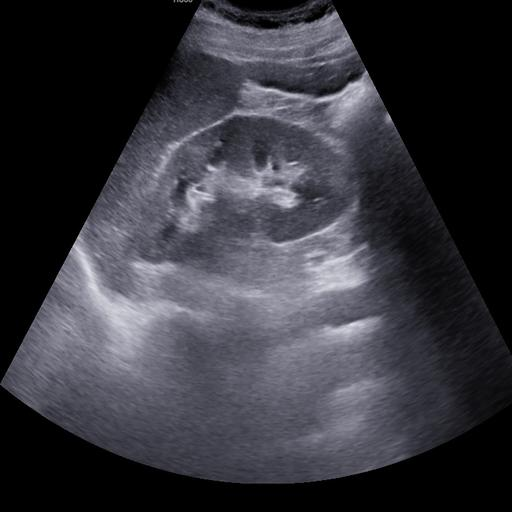
#> input picture ultrasound-ai-project/data/kidney/normal/Normal_1071.JPG, 512 x 512 px
$ python -i preprocessing.py   (imports and definitions only)
#> lines starting #> are read from the running program, lines starting #| are printed output that depends on the picture; after the words box and inside, x2 and y2 are one past the last pixel; in counts of white or black regions, pixels touching at a corner belong together
import cv2
import numpy as np

def extract_roi(image_path):
    """
    Load an ultrasound image, threshold it to find the largest
    region (the organ), and crop to that bounding box.
    Fallback to center-cropping if no contour is found.
    """
#> called with image_path = '../../data/kidney/normal/Normal_1071.JPG'
    img = cv2.imread(image_path)
#> img is the input picture: shape (512, 512, 3); mean B, G, R 60.3, 53.2, 53.5
    gray = cv2.cvtColor(img, cv2.COLOR_BGR2GRAY)

    # Otsu threshold
    _, thresh = cv2.threshold(gray, 0, 255,
                              cv2.THRESH_BINARY + cv2.THRESH_OTSU)
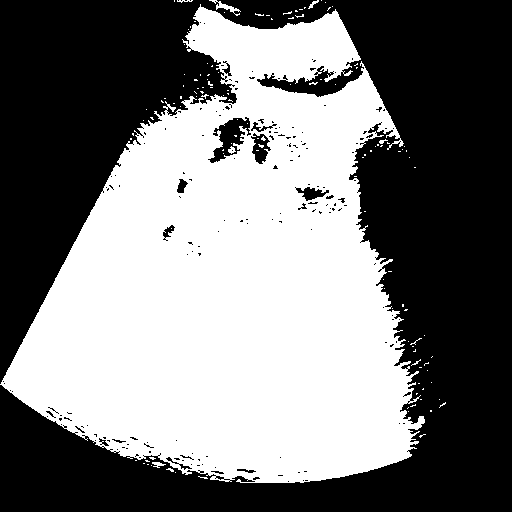
#> thresh: shape (512, 512); 47.7% white; 126 white regions (119 under 20 px), largest, box (x1, y1, x2, y2) and area: (0, 4, 425, 483) 124357, (209, 0, 241, 16) 129, (152, 462, 166, 468) 45

    # Morphological opening to remove small noise
    kernel = np.ones((5, 5), np.uint8)
    opening = cv2.morphologyEx(thresh, cv2.MORPH_OPEN, kernel, iterations=2)
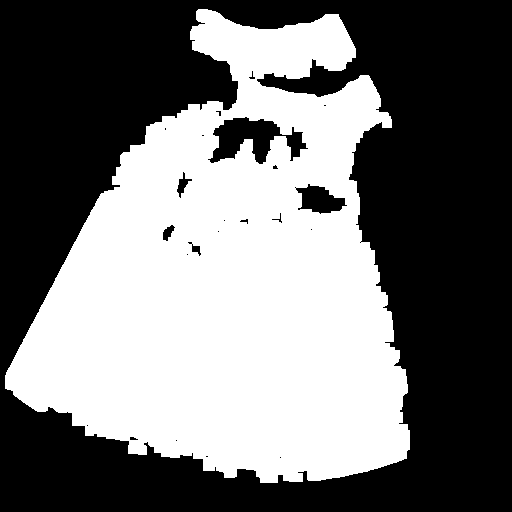
#> opening: shape (512, 512); 45% white; 1 white region

    # Find contours
    contours, _ = cv2.findContours(opening,
                                   cv2.RETR_EXTERNAL,
                                   cv2.CHAIN_APPROX_SIMPLE)
#> contours = 1 contour; box (x1, y1, x2, y2) and area: (5, 9, 410, 483) 120590

    if contours:
        c = max(contours, key=cv2.contourArea)
#> c = contour of 845 points, box (x1, y1, x2, y2) (5, 9, 410, 483), area 120590
        x, y, w, h = cv2.boundingRect(c)
#> x = 5; y = 9; w = 405; h = 474
        # pad box
        pad = 10
        x, y = max(x - pad, 0), max(y - pad, 0)
#> x = 0; y = 0
        w = min(w + 2*pad, img.shape[1] - x)
#> w = 425
        h = min(h + 2*pad, img.shape[0] - y)
#> h = 494
        roi = img[y:y+h, x:x+w]
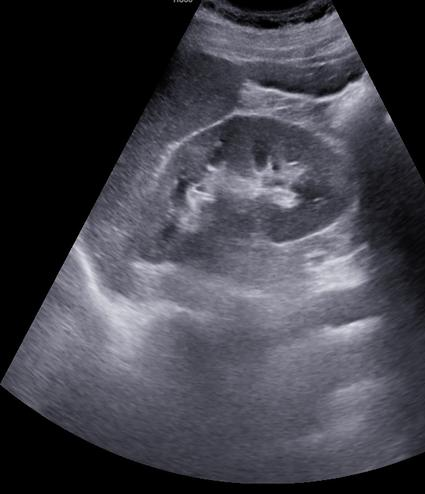
#> roi: shape (494, 425, 3); mean B, G, R 73.3, 64.8, 65.1
    else:
        # fallback: center square crop
        h_img, w_img = img.shape[:2]
        m = min(h_img, w_img)
        cx, cy = w_img//2, h_img//2
        roi = img[cy-m//2:cy+m//2, cx-m//2:cx+m//2]

    return roi

>>> result = extract_roi('../../data/kidney/normal/Normal_1071.JPG')

$ run again, on ultrasound-ai-project/data/kidney/normal/Normal_1160.JPG
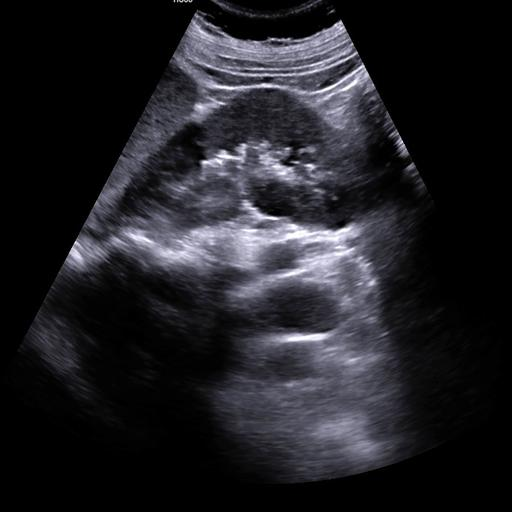
#> input picture ultrasound-ai-project/data/kidney/normal/Normal_1160.JPG, 512 x 512 px
#> in extract_roi, img is the input picture: shape (512, 512, 3); mean B, G, R 37, 32.2, 32.6
#> in extract_roi, `_, thresh = cv2.threshold(gray, 0, 255, cv2.THRESH_BINARY + cv2.THRESH..`:
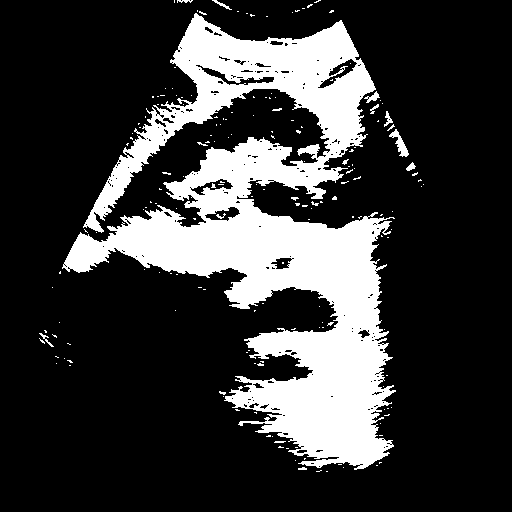
#> thresh: shape (512, 512); 22.6% white; 177 white regions (163 under 20 px), largest, box (x1, y1, x2, y2) and area: (62, 13, 396, 470) 57985, (389, 129, 409, 157) 201, (364, 91, 380, 103) 77
#> opening: shape (512, 512); 19.1% white; 5 white regions
#> contours = 5 contours; box (x1, y1, x2, y2) and area: (67, 199, 384, 465) 30584, (175, 17, 373, 147) 11291, (171, 139, 338, 214) 4858, (95, 126, 164, 213) 1548, (233, 392, 248, 405) 156
#> c = contour of 567 points, box (x1, y1, x2, y2) (67, 199, 384, 465), area 30584
#> in extract_roi, `x, y, w, h = cv2.boundingRect(c)`: x = 67; y = 199; w = 317; h = 266
#> in extract_roi, `x, y = max(x - pad, 0), max(y - pad, 0)`: x = 57; y = 189
#> in extract_roi, `w = min(w + 2*pad, img.shape[1] - x)`: w = 337
#> in extract_roi, `h = min(h + 2*pad, img.shape[0] - y)`: h = 286
#> in extract_roi, `roi = img[y:y+h, x:x+w]`:
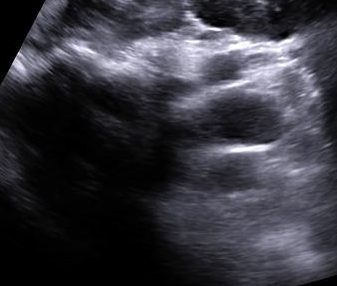
#> roi: shape (286, 337, 3); mean B, G, R 61.5, 53.6, 54.2

$ run again, on ultrasound-ai-project/data/kidney/normal/Normal_1311.JPG
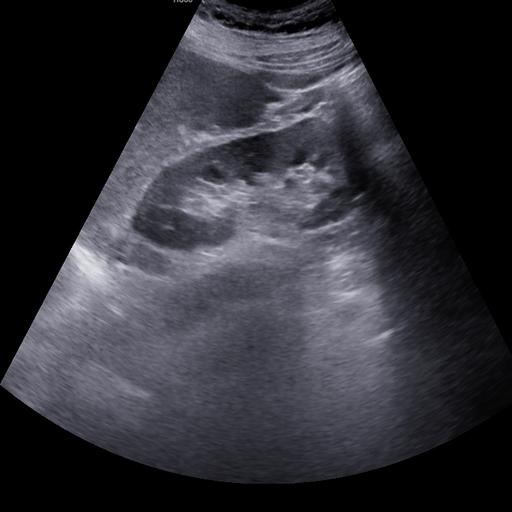
#> input picture ultrasound-ai-project/data/kidney/normal/Normal_1311.JPG, 512 x 512 px
#> in extract_roi, img is the input picture: shape (512, 512, 3); mean B, G, R 54.3, 47.6, 47.9
#> in extract_roi, `_, thresh = cv2.threshold(gray, 0, 255, cv2.THRESH_BINARY + cv2.THRESH..`:
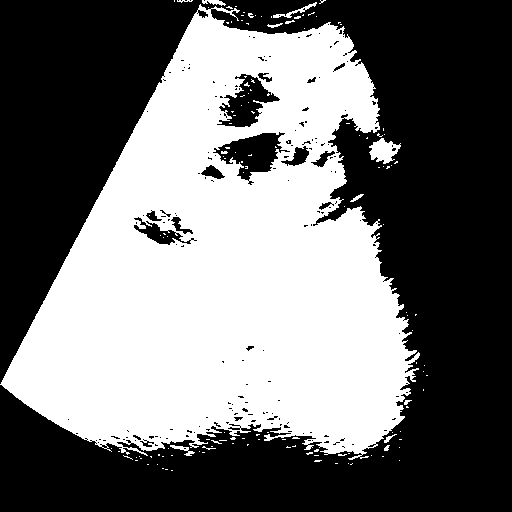
#> thresh: shape (512, 512); 44.3% white; 137 white regions (125 under 20 px), largest, box (x1, y1, x2, y2) and area: (0, 4, 420, 460) 114598, (369, 138, 401, 164) 490, (273, 2, 317, 18) 142
#> opening: shape (512, 512); 41.4% white; 2 white regions
#> contours = 2 contours; box (x1, y1, x2, y2) and area: (3, 16, 408, 450) 110916, (372, 142, 392, 160) 298
#> c = contour of 981 points, box (x1, y1, x2, y2) (3, 16, 408, 450), area 110916
#> in extract_roi, `x, y, w, h = cv2.boundingRect(c)`: x = 3; y = 16; w = 405; h = 434
#> in extract_roi, `x, y = max(x - pad, 0), max(y - pad, 0)`: x = 0; y = 6
#> in extract_roi, `w = min(w + 2*pad, img.shape[1] - x)`: w = 425
#> in extract_roi, `h = min(h + 2*pad, img.shape[0] - y)`: h = 454
#> in extract_roi, `roi = img[y:y+h, x:x+w]`:
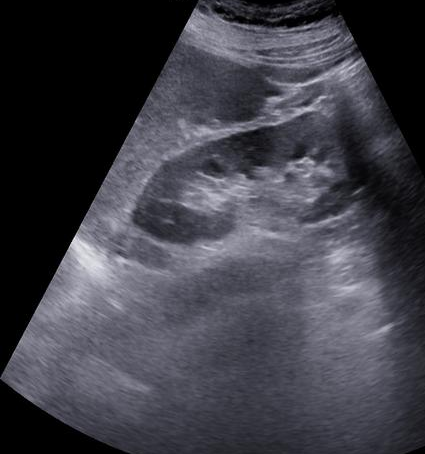
#> roi: shape (454, 425, 3); mean B, G, R 71, 62.3, 62.7

$ run again, on ultrasound-ai-project/data/kidney/normal/Normal_1314.JPG
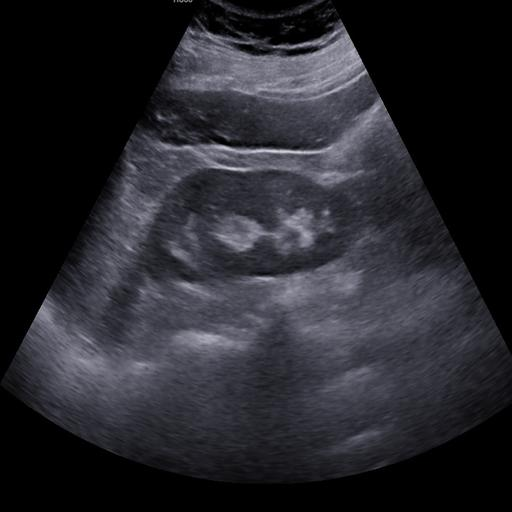
#> input picture ultrasound-ai-project/data/kidney/normal/Normal_1314.JPG, 512 x 512 px
#> in extract_roi, img is the input picture: shape (512, 512, 3); mean B, G, R 44.2, 38.3, 38.4
#> in extract_roi, `_, thresh = cv2.threshold(gray, 0, 255, cv2.THRESH_BINARY + cv2.THRESH..`:
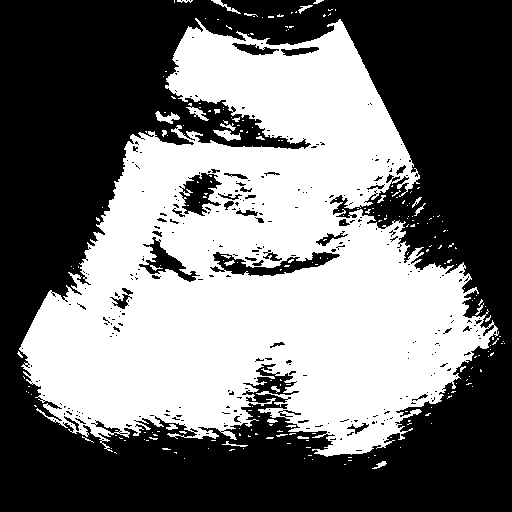
#> thresh: shape (512, 512); 44.8% white; 240 white regions (213 under 20 px), largest, box (x1, y1, x2, y2) and area: (19, 18, 499, 457) 115334, (213, 130, 241, 141) 164, (155, 111, 180, 124) 152
#> opening: shape (512, 512); 39.1% white; 3 white regions
#> contours = 1 contour; box (x1, y1, x2, y2) and area: (23, 23, 479, 455) 106046
#> c = contour of 1095 points, box (x1, y1, x2, y2) (23, 23, 479, 455), area 106046
#> in extract_roi, `x, y, w, h = cv2.boundingRect(c)`: x = 23; w = 456; h = 432
#> in extract_roi, `x, y = max(x - pad, 0), max(y - pad, 0)`: x = 13
#> in extract_roi, `w = min(w + 2*pad, img.shape[1] - x)`: w = 476
#> in extract_roi, `h = min(h + 2*pad, img.shape[0] - y)`: h = 452
#> in extract_roi, `roi = img[y:y+h, x:x+w]`:
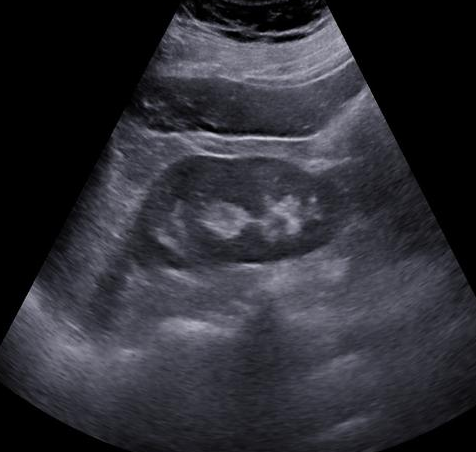
#> roi: shape (452, 476, 3); mean B, G, R 53.1, 46, 46.1
